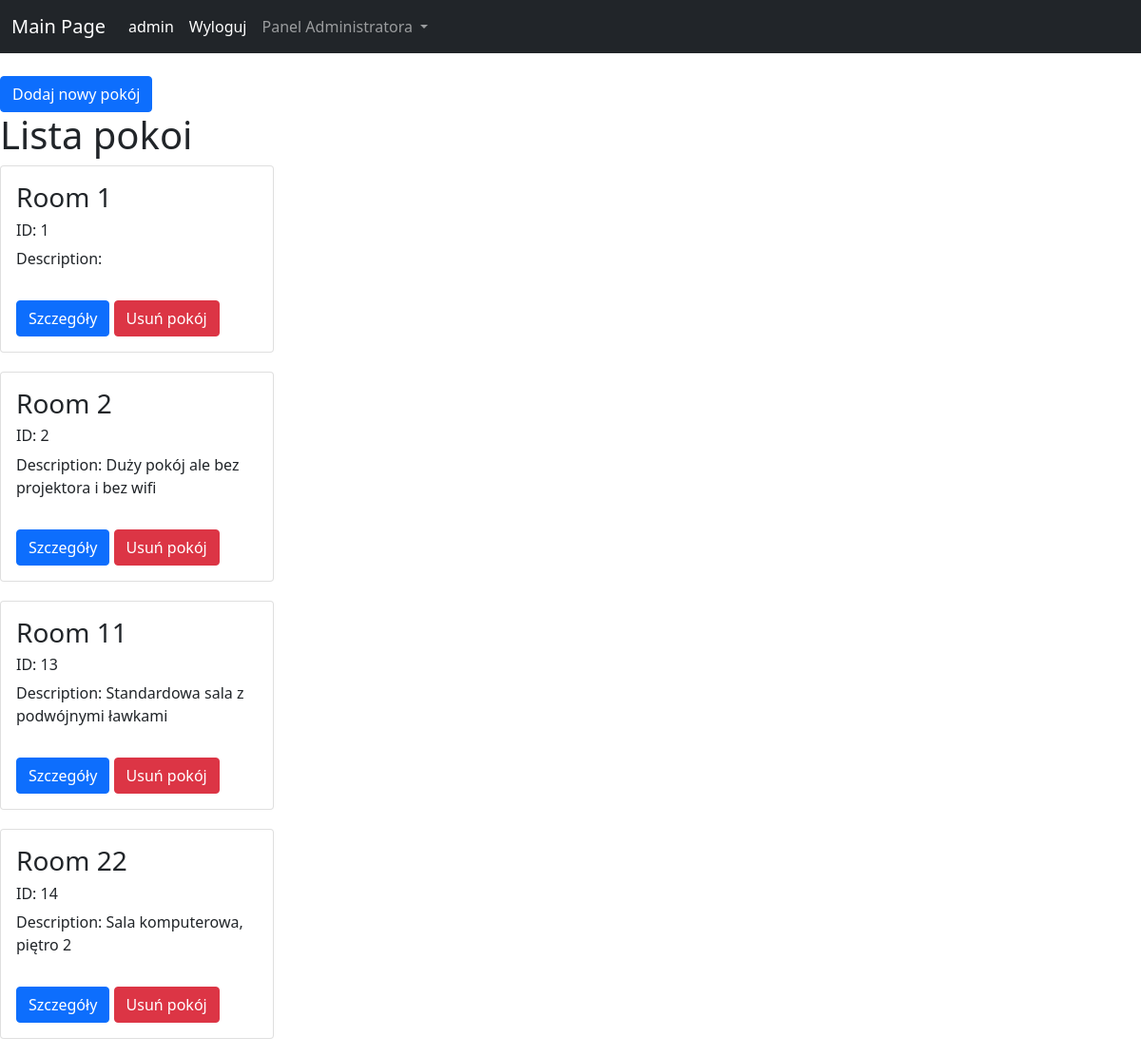
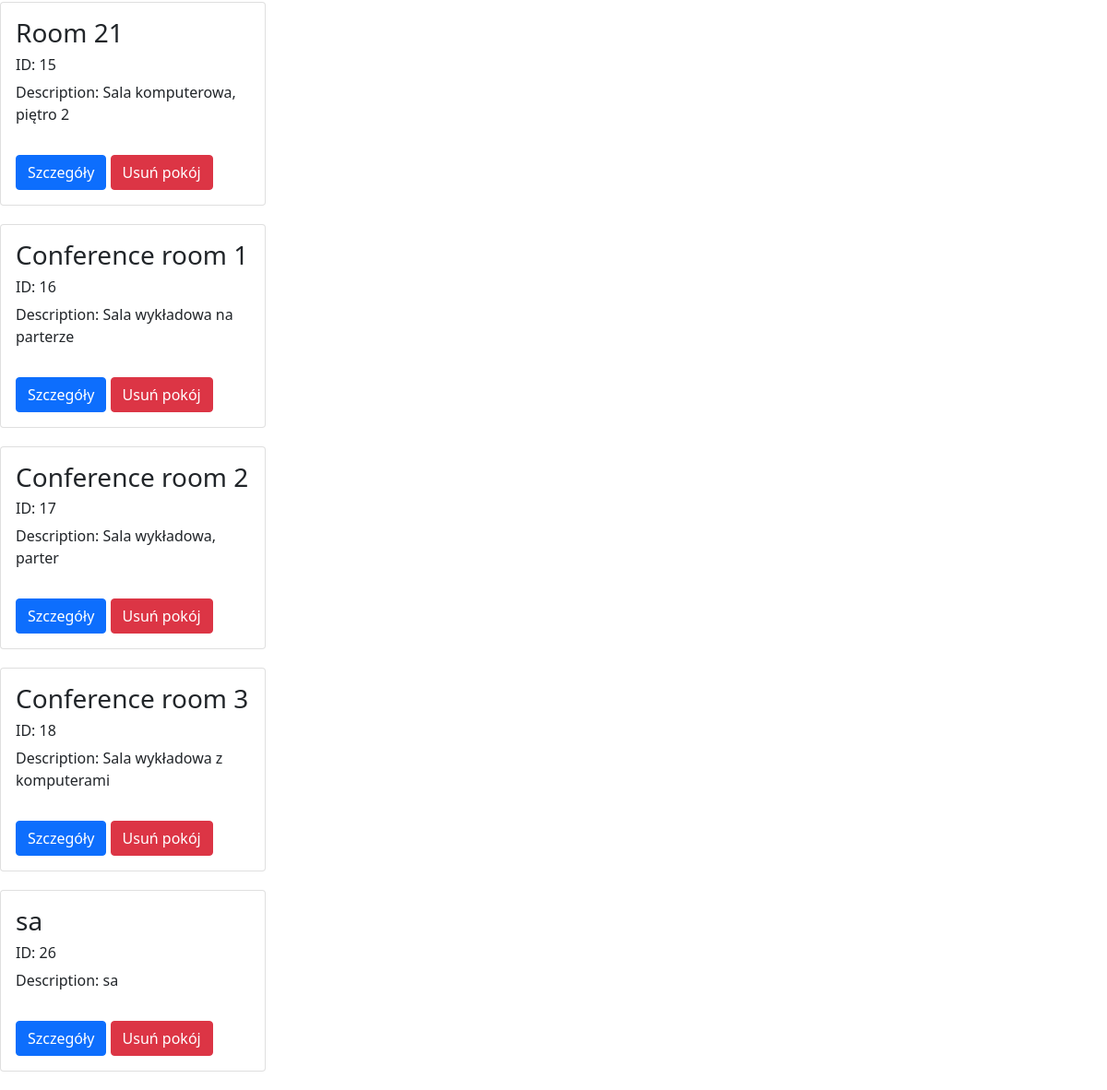
The app's page /reservationSystem/adminPanel/rooms/ (signed in) with its own data (2 pictures, top to bottom).
### reservationSystem/models.py (models this page shows, shortened)
class Room(models.Model):
    name = models.CharField('Room name' ,max_length=255)
    description = models.TextField(blank=True)

### reservationSystem/views.py (the view)
# urls.py: path('adminPanel/rooms/', views.rooms, name='rooms'),
def rooms(request):
    rooms = Room.objects.all()
    context = {
        'room_list': rooms,
    }
    return render(request, 'rooms.html', context)

### reservationSystem/templates/rooms.html
{% extends 'base.html' %}
{% block content %}
    <a href="{% url 'addRoom' %}" class="btn btn-primary">Dodaj nowy pokój</a>
    <h1>Lista pokoi</h1>
    {% for room in room_list %}
    <div class="card" style="width: 18rem;">
        <div class="card-body">
        <h3 class="card-title">{{room.name}}</h4>
        <h6 class="card-title">ID: {{room.id}}</h6>
        <p class="card-text">Description: {{room.description}}</p>
        </div>
        <div class="card-body">
        <a href="{% url 'roomDetails' room.id %}" class="btn btn-primary">Szczegóły</a>
        <a href="{% url 'deleteRoom' room.id %}" class="btn btn-danger">Usuń pokój</a>
        </div>
    </div>
    {% endfor %}
{% endblock %}

### reservationSystem/templates/navbar.html (shortened to what this page needs)
<nav class="navbar navbar-expand-lg navbar-dark bg-dark">
    <div class="container-fluid">
      <a class="navbar-brand" href="{% url 'home' %}">Main Page</a>
      <div class="collapse navbar-collapse" id="navbarSupportedContent">
        <ul class="navbar-nav me-auto mb-2 mb-lg-0">
          {% if user.is_authenticated %}
            <li class="nav-item">
              <a class="nav-link active" aria-current="page">{{user.username}}</a>
            </li>
            <li class="nav-item">
              <a class="nav-link active" aria-current="page" href="{% url 'logout' %}">Wyloguj</a>
            </li>
          {% endif %}
          {% if user.is_staff %}
            <li class="nav-item dropdown">
              <a class="nav-link dropdown-toggle" id="navbarDropdown" role="button" data-bs-toggle="dropdown" aria-expanded="false">
                Panel Administratora
              </a>
            </li>
          {% endif %}
        </ul>
      </div>
    </div>
  </nav>

### reservationSystem/static/css/style.css (style rules this page uses)
.card { margin-bottom: 20px; }

### records on screen
Room: name "Room 1", id "1"
Room: name "Room 2", id "2", description "Duży pokój ale bez projektora i bez wifi"
Room: name "Room 11", id "13", description "Standardowa sala z podwójnymi ławkami"
Room: name "Room 22", id "14", description "Sala komputerowa, piętro 2"
Room: name "Room 21", id "15", description "Sala komputerowa, piętro 2"
Room: name "Conference room 1", id "16", description "Sala wykładowa na parterze"
Room: name "Conference room 2", id "17", description "Sala wykładowa, parter"
Room: name "Conference room 3", id "18", description "Sala wykładowa z komputerami"
Room: name "sa", id "26", description "sa"

### other values on screen
{{ user.username }} "admin"
